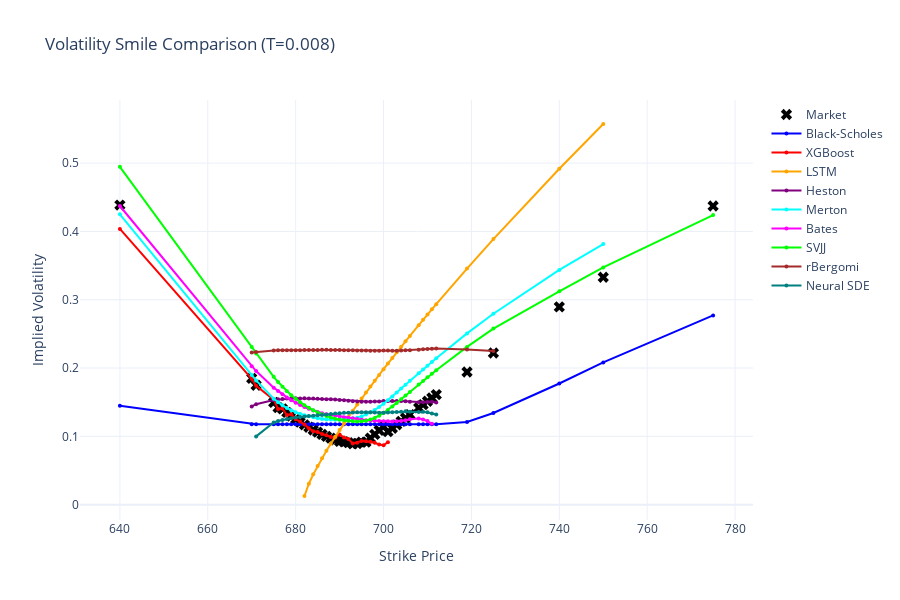
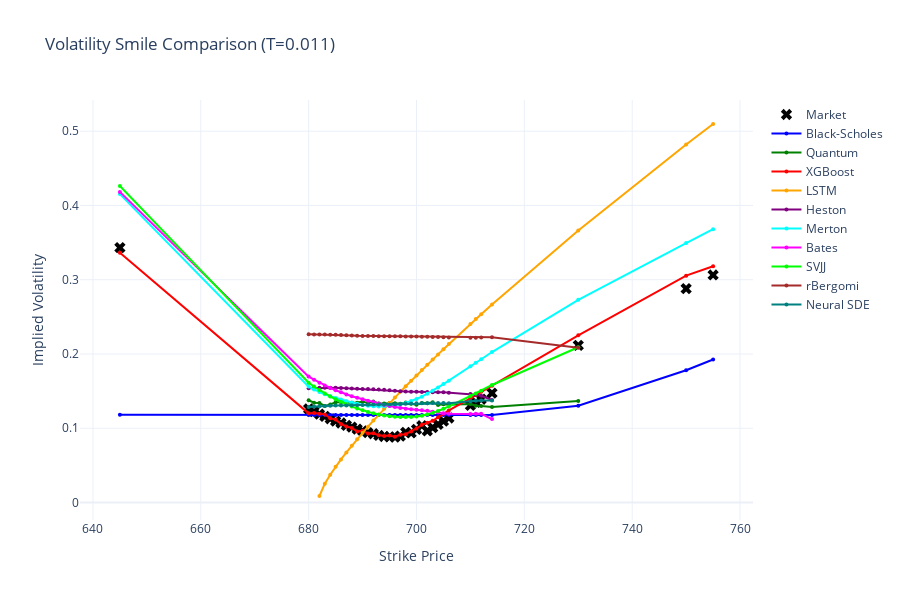

Here is the notebook cell these charts were saved with, in order:
### Code cell
# =============================================================================
# 4.1 2D Smile Curves (Robust + Save Button)
# =============================================================================
def robust_implied_vol(price, S, K, T, r):
    try:
        iv = implied_volatility(price, S, K, T, r)
        if np.isnan(iv) or iv < 1e-4: return np.nan
        return iv
    except: return np.nan

def plot_2d_smile_comparison(market_strikes, market_imvol, market_T, model_prices_dict, S0, r, target_T_idx=0):
    unique_T = np.unique(market_T)
    if target_T_idx >= len(unique_T): target_T_idx = 0
    target_T = unique_T[target_T_idx]
    mask = market_T == target_T
    strikes = market_strikes[mask]
    market_iv_slice = market_imvol[mask]
    
    fig = go.Figure()
    fig.add_trace(go.Scatter(x=strikes, y=market_iv_slice, mode='markers', name='Market', marker=dict(size=10, color='black', symbol='x')))
    
    colors = ['blue', 'green', 'red', 'orange', 'purple', 'cyan', 'magenta', 'lime', 'brown', 'teal']
    for i, (model_name, prices) in enumerate(model_prices_dict.items()):
        if len(prices) != len(market_prices): continue
        model_prices_slice = prices[mask]
        model_iv = []
        for p, k in zip(model_prices_slice, strikes):
             iv = robust_implied_vol(p, S0, k, target_T, r)
             model_iv.append(iv)
        
        # Valid data only
        valid_mask = ~np.isnan(model_iv)
        if np.sum(valid_mask) > 0:
            fig.add_trace(go.Scatter(x=strikes[valid_mask], y=np.array(model_iv)[valid_mask], 
                                     mode='lines+markers', name=model_name, 
                                     line=dict(color=colors[i % len(colors)], width=2), marker=dict(size=4)))

    fig.update_layout(title=f'Volatility Smile Comparison (T={target_T:.3f})', 
                      xaxis_title='Strike Price', yaxis_title='Implied Volatility', 
                      template='plotly_white', width=900, height=600)
    
    # Save button explicitly enabled
    config = {'toImageButtonOptions': {'format': 'png', 'filename': f'smile_plot_T{target_T:.3f}', 'scale': 2}, 'displayModeBar': True}
    fig.show(config=config)

print("Plotting T=0.008 (Shortest)...")
plot_2d_smile_comparison(market_strikes, market_iv, market_T, model_prices_dict, S0, r, target_T_idx=0)
print("Plotting T=0.019 (Next)...")
plot_2d_smile_comparison(market_strikes, market_iv, market_T, model_prices_dict, S0, r, target_T_idx=1)
